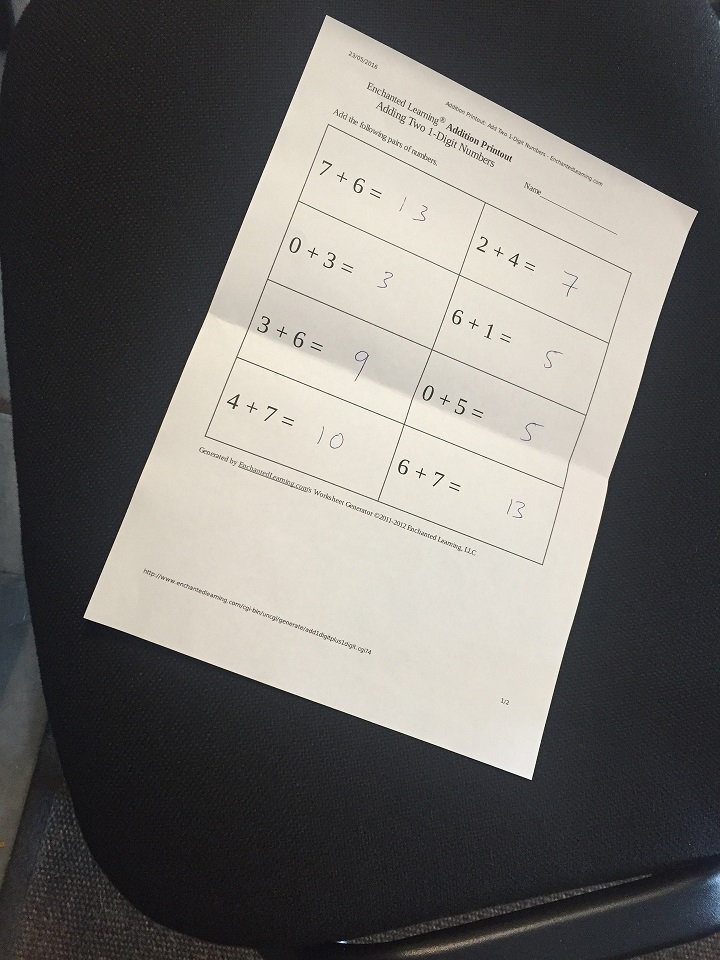
#> input picture images/scan.jpg, 720 x 960 px
$ python Contours.py   (older library calls are emulated)
#> lines starting #> are read from the running program, lines starting #| are printed output that depends on the picture; after the words box and inside, x2 and y2 are one past the last pixel; in counts of white or black regions, pixels touching at a corner belong together
import cv2
import numpy as np

# Let's load a simple image with 3 black squares
image = cv2.imread('images/scan.jpg')
#> image is the input picture: shape (960, 720, 3); mean B, G, R 106.2, 109.5, 111.7
cv2.imshow('Input Image', image)
cv2.waitKey(0)

# Grayscale
gray = cv2.cvtColor(image,cv2.COLOR_BGR2GRAY)

# Find Canny edges
edged = cv2.Canny(gray, 30, 200)
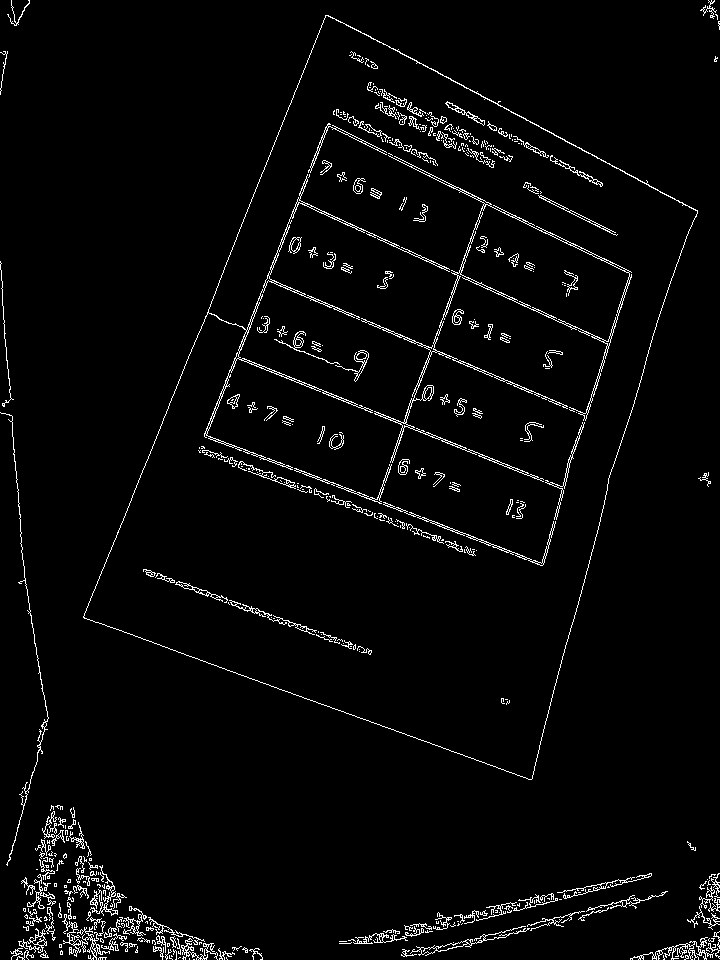
#> edged: shape (960, 720); 3.1% white in thin lines or dots
cv2.imshow('Canny Edges', edged)
cv2.waitKey(0)

# Finding Contours
# Use a copy of your image e.g. edged.copy(), since findContours alters the image
contours, hierarchy = cv2.findContours(edged, cv2.RETR_LIST, cv2.CHAIN_APPROX_NONE)
#> contours = 1544 contours, 1387 with area under 20; largest, box (x1, y1, x2, y2) and area: (83, 15, 698, 780) 273657, (83, 15, 698, 780) 272100, (361, 155, 632, 482) 13962, (460, 204, 630, 342) 11825, (383, 502, 556, 566) 326
cv2.imshow('Canny Edges After Contouring', edged)
cv2.waitKey(0)

print("Number of Contours found = " + str(len(contours)))
#| Number of Contours found = 1544

# Draw all contours
# Use '-1' as the 3rd parameter to draw all
cv2.drawContours(image, contours, -1, (0,255,0), 3)
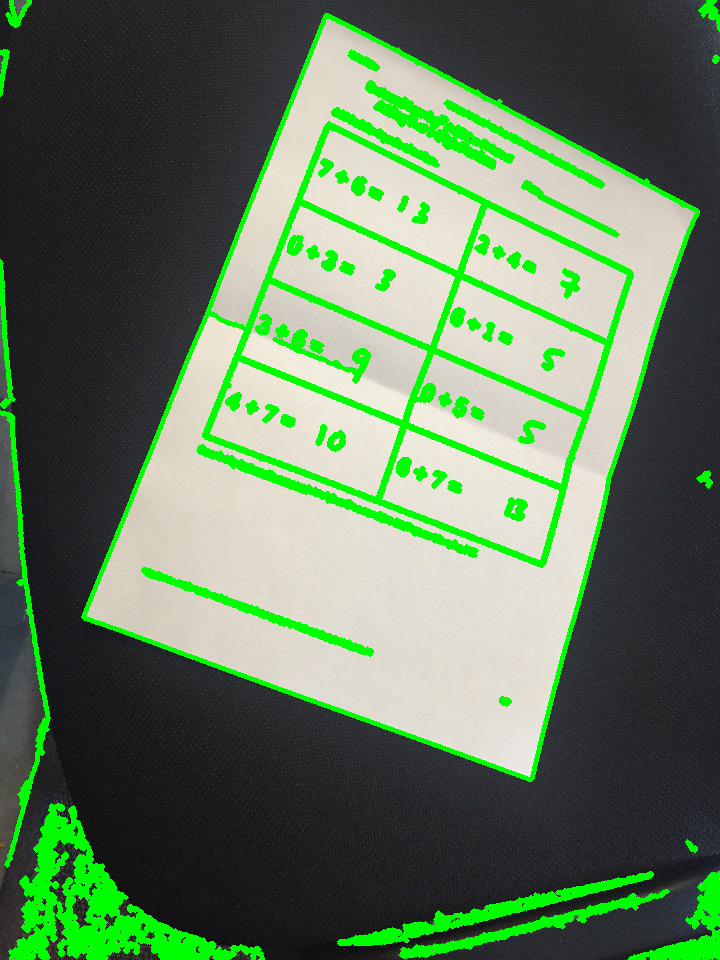
#> image: shape (960, 720, 3); 10.88% of pixels changed, all inside (x1, y1, x2, y2) = (0, 0, 720, 960)

cv2.imshow('Contours', image)
cv2.waitKey(0)
cv2.destroyAllWindows()


'''
cv2.findContours(image, Retrieval Mode, Approximation Method)

Returns -> contours, hierarchy

NOTE In OpenCV 3.X, findContours returns a 3rd argument which is ret (or a boolean
indicating if the function was successfully run).

If you're using OpenCV 3.X replace line 12 with:

_, contours, hierarchy = cv2.findContours(image, cv2.RETR_EXTERNAL, cv2.CHAIN_APPROX_NONE)

The variable 'contours' are stored as a numpy array of (x,y) points that form the contour

While, 'hierarchy' describes the child-parent relationships between contours (i.e. contours within contours)

Approximation Methods
Using cv2.CHAIN_APPROX_NONE stores all the boundary points. But we don't necessarily need all bounding points. If the points form a straight line, we only need the start and ending points of that line.

Using cv2.CHAIN_APPROX_SIMPLE instead only provides these start and end points of bounding contours,
thus resulting in much more efficent storage of contour information..
'''
